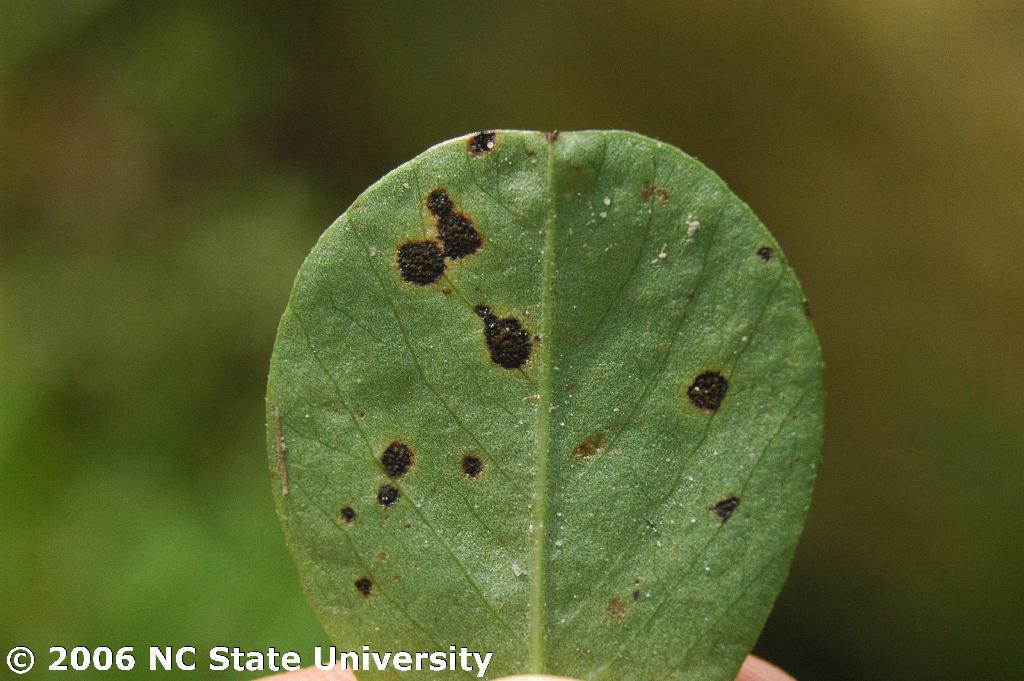
%> input picture leaf code new/Input/1.JPG, 1024 x 681 px
$ octave M_Run.m   (GNU Octave 9; MATLAB toolbox functions it lacks are replaced by stand-ins)
%> lines starting %> are read from the running program, lines starting %| are printed output that depends on the picture; in (x1, y1, x2, y2) boxes, pixels count from 0 and x2, y2 are one past the last pixel; in counts of white or black regions, pixels touching at a corner belong together; the program's own positions count from 1
### leaf code new/w_feat.m
function Tfeat = w_feat(inp)

[LL LH HL HH] = dwt2(inp,'db1');

aa = [LL LH;HL HH];

% % % % 2nd level decomp
[LL1 LH1 HL1 HH1] = dwt2(LL,'db1');

% aa1 = [LL1 LH1;HL1 HH1];

% % % 3rd level Decomp

[LL2 LH2 HL2 HH2] = dwt2(LL1,'db1');

% % % 4th level Decomp

[LL3 LH3 HL3 HH3] = dwt2(LL2,'db1');

aa1 = [LL3 LH3;HL3 HH3];

aa2 = [aa1 LH2;HL2 HH2];

aa3 = [aa2 LH1;HL1 HH1];

aa4  = [aa3 LH;HL HH];

% figure('Name','4 Level Wavelet Decomposition')
% imshow(aa4,[]);

% % % Select the wavelet coefficients only LH3 and HL3
% % % GLCM features for LH3
LH3 = uint8(LH3);
Min_val = min(min(LH3));
Max_val = max(max(LH3));
level = round(Max_val - Min_val);
GLCM = graycomatrix(LH3,'GrayLimits',[Min_val Max_val],'NumLevels',level);
stat_feature = graycoprops(GLCM);
Energy_fet1 = stat_feature.Energy;
Contr_fet1 = stat_feature.Contrast;
Corrla_fet1 = stat_feature.Correlation;
Homogen_fet1 = stat_feature.Homogeneity;
% % % % % Entropy
        R = sum(sum(GLCM));
        Norm_GLCM_region = GLCM/R;

        Ent_int = 0;
        for k = 1:length(GLCM)^2
            if Norm_GLCM_region(k)~=0
                Ent_int = Ent_int + Norm_GLCM_region(k)*log2(Norm_GLCM_region(k));
            end
        end
        Entropy_fet1 = -Ent_int;
%%% Hl3
HL3 = uint8(HL3);
Min_val = min(min(HL3));
Max_val = max(max(HL3));
level = round(Max_val - Min_val);
GLCM = graycomatrix(HL3,'GrayLimits',[Min_val Max_val],'NumLevels',level);
stat_feature = graycoprops(GLCM);
Energy_fet2 = stat_feature.Energy;
Contr_fet2 = stat_feature.Contrast;
Corrla_fet2= stat_feature.Correlation;
Homogen_fet2 = stat_feature.Homogeneity;
% % % % % Entropy
        R = sum(sum(GLCM));
        Norm_GLCM_region = GLCM/R;

        Ent_int = 0;
        for k = 1:length(GLCM)^2
            if Norm_GLCM_region(k)~=0
                Ent_int = Ent_int + Norm_GLCM_region(k)*log2(Norm_GLCM_region(k));
            end
        end
% % % % % % Ent_int = entropy(GLCM);
        Entropy_fet2 = -Ent_int;

% % % % % Feature Sets

F1 = [Energy_fet1 Contr_fet1 Corrla_fet1 Homogen_fet1 Entropy_fet1];
F2 = [Energy_fet2 Contr_fet2 Corrla_fet2 Homogen_fet2 Entropy_fet2];

Tfeat = [F1 F2]';

### leaf code new/Lclustering.m
function [AA1, AA2, AA3, AA4] = Lclustering(Input)

[r c] = size(Input);
Length  = r*c;
wd1=r;
wd2=c;

Dataset = reshape(Input,[Length,1]);   %%%%%Reshape 2D Image to 1D Vectors

Clusters=4;       %%%%%Number of Clusters Initialization
Cluster1=zeros(Length,1);
Cluster2=zeros(Length,1);
Cluster3=zeros(Length,1);
Cluster4=zeros(Length,1);

miniv = min(min(Input));
maxiv = max(max(Input));
range = maxiv - miniv;
stepv = range/Clusters;
incrval = stepv;

for i = 1:Clusters            %%%%Find the centroids to each Clusters
    K(i).centroid = incrval;
    incrval = incrval + stepv;
end

update1=0;
update2=0;
update3=0;
update4=0;

mean1=2;
mean2=2;
mean3=2;
mean4=2;

while  ((mean1 ~= update1) && (mean2 ~= update2) && (mean3 ~= update3) && (mean4 ~= update4))
% while  ((mean1 ~= update1) && (mean2 ~= update2))
mean1=K(1).centroid;
mean2=K(2).centroid;
mean3=K(3).centroid;
mean4=K(4).centroid;

for i=1:Length                     %%%%%%Find the distance between Each Pixel and Centroids
    for j = 1:Clusters
        temp = Dataset(i);
        difference(j) = abs(temp-K(j).centroid);
    end
    [y,ind]=min(difference);     %%%%Group Pixels to Each Cluster Based on Minimum Distance

	if ind==1
        Cluster1(i)   =temp;
	end
    if ind==2
        Cluster2(i)   =temp;
    end
    if ind==3
        Cluster3(i)   =temp;
    end
    if ind==4
        Cluster4(i)   =temp;
    end
end

%%%%%UPDATE CENTROIDS
cout1=0;
cout2=0;
cout3=0;
cout4=0;

for i=1:Length
    Load1=Cluster1(i);
    Load2=Cluster2(i);
    Load3=Cluster3(i);
    Load4=Cluster4(i);

    if Load1 ~= 0
        cout1=cout1+1;
    end

    if Load2 ~= 0
        cout2=cout2+1;
    end

    if Load3 ~= 0
        cout3=cout3+1;
    end

    if Load4 ~= 0
        cout4=cout4+1;
    end
end

Mean_Cluster(1)=sum(Cluster1)/cout1;
Mean_Cluster(2)=sum(Cluster2)/cout2;
Mean_Cluster(3)=sum(Cluster3)/cout3;
Mean_Cluster(4)=sum(Cluster4)/cout4;

for i = 1:Clusters
    K(i).centroid = Mean_Cluster(i);

end

update1=K(1).centroid;
update2=K(2).centroid;
update3=K(3).centroid;
update4=K(4).centroid;
end

AA1=reshape(Cluster1,[wd1 wd2]);
AA2=reshape(Cluster2,[wd1 wd2]);
AA3=reshape(Cluster3,[wd1 wd2]);
AA4=reshape(Cluster4,[wd1 wd2]);

return;

### leaf code new/M_Run.m
clc;
clear all;
close all;

cd Input
    [filename, pathname] = uigetfile('*.jpg;*.bmp', 'Pick an Image file');
%> the answer given: 1.JPG
if isequal(filename,0) || isequal(pathname,0)
    warndlg('User pressed cancel');
    return;
else
    disp(['User selected ', fullfile(pathname, filename)]);
    inp = imread(filename);
%> inp is the input picture: size 681x1024x3 uint8; mean R, G, B 85.5, 94.4, 43.1
    inp=imresize(inp,[256 256]);
%> inp: size 256x256x3 uint8
    [r c p] = size(inp);
%> r = 256; c = 256; p = 3
cd ..
if p==3
    hh = rgb2hsv(inp);
%> hh: size 256x256x3 double; mean H, S, V 0.192, 0.58, 0.38
else
    hh = im;
end
figure;
imshow(inp);title('Test Image');
figure;
imshow(hh,[]);title('HSV Image');
end
%%% Plane Separation %%%
Rch = inp(:,:,1);
Gch = inp(:,:,2);
Bch = inp(:,:,3);

figure;
subplot(1,3,1); imshow(Rch);title('red channel');
subplot(1,3,2); imshow(Gch);title('green channel');
subplot(1,3,3); imshow(Bch);title('blue channel');
inp22=im2bw(inp);
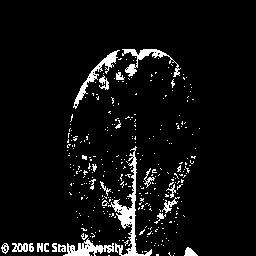
%> inp22: size 256x256 logical; 5.9% white; 322 white regions (298 under 20 px), largest, box (x1, y1, x2, y2) and area: (108, 146, 152, 256) 870, (73, 50, 120, 109) 433, (122, 49, 181, 77) 422
figure;
imshow(inp22);
title('Segmentation Image');

inp22=double(inp22);

boundary = bwboundaries(inp22);
%> boundary = 389 boundaries; largest, box (x1, y1, x2, y2) and points: (108, 146, 152, 256) 458, (122, 49, 181, 77) 246, (73, 50, 120, 109) 212, (63, 238, 114, 256) 178, (162, 197, 180, 213) 73
figure;
imtool(inp); title('Abnormal  Localization');
hold on;
 for ii=1:1:length(boundary)
       btemp = boundary{ii};
       plot(btemp(:,2),btemp(:,1),'r','LineWidth',2);
   end
%> this loop made 389 passes
%> btemp on passes 11, 13, 15: [151 68; 151 68], [156 69; 156 70; 156 69], [154 70; 154 70]
hold off;

%%% Feature Extraction %%%
%%% Color Features %%%
h = hh(:,:,1);
s = hh(:,:,2);
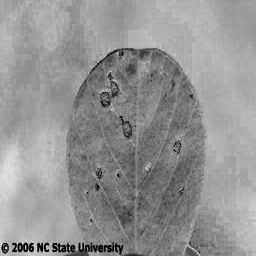
%> s: size 256x256 double; min 0, max 0.936, mean 0.58
h = double(h);s = double(s);

%%%%%% Mean and Covariance features
HMn = mean(mean(h));
%> HMn = 0.192
SMn = mean(mean(s));
%> SMn = 0.58
HCv = sum(sum(cov(h)))./length(h).^2;
%> HCv = 0.000544
SCv = sum(sum(cov(s)))./length(s).^2;
%> SCv = 0.00214
F1 = [HMn SMn HCv SCv];
%> F1 = [0.192 0.58 0.000544 0.00214]

%%% Texture Features %%%
gim = rgb2gray(inp);
featt = w_feat(gim);
%> in w_feat, `[LL1 LH1 HL1 HH1] = dwt2(LL,'db1');`:
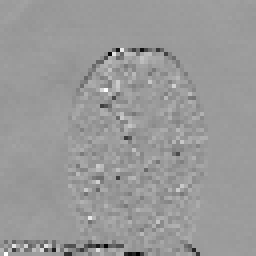
%> LH1: size 64x64 double (shown 4 times larger); min -187, max 121.3, mean -1.3; drawn with min black and max white
%> in w_feat, `[LL1 LH1 HL1 HH1] = dwt2(LL,'db1');`:
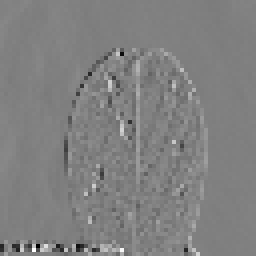
%> HL1: size 64x64 double (shown 4 times larger); min -216, max 212, mean 0.1; drawn with min black and max white
%> in w_feat, `[LL1 LH1 HL1 HH1] = dwt2(LL,'db1');`:
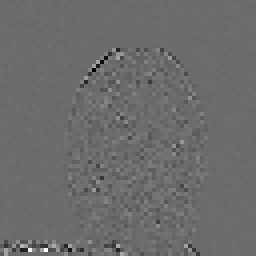
%> HH1: size 64x64 double (shown 4 times larger); min -124.2, max 169.3, mean -0.1; drawn with min black and max white
%> in w_feat, `aa3 = [aa2 LH1;HL1 HH1];`:
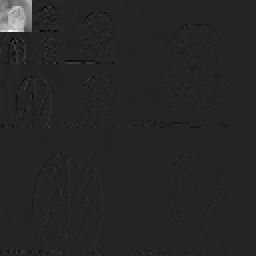
%> aa3: size 128x128 double (shown 2 times larger); min -433.9, max 2611, mean 21; drawn with min black and max white
%> in w_feat, `Min_val = min(min(LH3));`: Min_val = 0
%> in w_feat, `Max_val = max(max(LH3));`: Max_val = 249
%> in w_feat, `GLCM = graycomatrix(LH3,'GrayLimits',[Min_val Max_val],'NumLevels',lev..`:
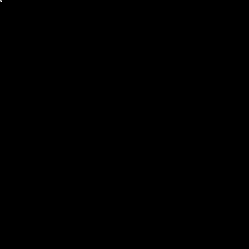
%> GLCM: size 249x249 double; min 0, max 88, mean 0; drawn with min black and max white
%> in w_feat, `stat_feature = graycoprops(GLCM);`: stat_feature = {Contrast 0.342, Correlation 0.314, Energy 0.278, Homogeneity 0.829}
%> in w_feat, `Energy_fet1 = stat_feature.Energy;`: Energy_fet1 = 0.278
%> in w_feat, `Contr_fet1 = stat_feature.Contrast;`: Contr_fet1 = 0.342
%> in w_feat, `Corrla_fet1 = stat_feature.Correlation;`: Corrla_fet1 = 0.314
%> in w_feat, `Homogen_fet1 = stat_feature.Homogeneity;`: Homogen_fet1 = 0.829
%> in w_feat, `R = sum(sum(GLCM));`: R = 240
%> the loop in w_feat, `for k = 1:length(GLCM)^2` made 62001 passes
%> Ent_int on passes 1 to 2: -0.518, -0.939
%> after the loop in w_feat, `for k = 1:length(GLCM)^2`: Ent_int = -1.92
%> in w_feat, `Entropy_fet1 = -Ent_int;`: Entropy_fet1 = 1.92
%> in w_feat, `Max_val = max(max(HL3));`: Max_val = 255
%> in w_feat, `stat_feature = graycoprops(GLCM);`: stat_feature = {Contrast 0.45, Correlation 0.0719, Energy 0.268, Homogeneity 0.775}
%> in w_feat, `Energy_fet2 = stat_feature.Energy;`: Energy_fet2 = 0.268
%> in w_feat, `Contr_fet2 = stat_feature.Contrast;`: Contr_fet2 = 0.45
%> in w_feat, `Corrla_fet2= stat_feature.Correlation;`: Corrla_fet2 = 0.0719
%> in w_feat, `Homogen_fet2 = stat_feature.Homogeneity;`: Homogen_fet2 = 0.775
%> the loop in w_feat, `for k = 1:length(GLCM)^2` made 65025 passes
%> Ent_int on passes 1 to 2: -0.531, -1.02
%> after the loop in w_feat, `for k = 1:length(GLCM)^2`: Ent_int = -1.95
%> in w_feat, `Entropy_fet2 = -Ent_int;`: Entropy_fet2 = 1.95
%> in w_feat, `F1 = [Energy_fet1 Contr_fet1 Corrla_fet1 Homogen_fet1 Entropy_fet1];`: F1 = [0.278 0.342 0.314 0.829 1.92]
%> in w_feat, `F2 = [Energy_fet2 Contr_fet2 Corrla_fet2 Homogen_fet2 Entropy_fet2];`: F2 = [0.268 0.45 0.0719 0.775 1.95]
%> in w_feat, `Tfeat = [F1 F2]';`: Tfeat = [0.278; 0.342; 0.314; 0.829; 1.92; 0.268; 0.45; 0.0719; 0.775; 1.95]
%> featt has the same summary as Tfeat in w_feat
F2 = featt';
%> F2 = [0.278 0.342 0.314 0.829 1.92 0.268 0.45 0.0719 0.775 1.95]

%%% Gemotrical features
%%% segmentation %%%
[AA1, AA2, AA3, AA4] = Lclustering(gim);
%> in Lclustering, `miniv = min(min(Input));`: miniv = 19
%> in Lclustering, `maxiv = max(max(Input));`: maxiv = 255
%> in Lclustering, `range = maxiv - miniv;`: range = 236
%> in Lclustering, `stepv = range/Clusters;`: stepv = 59
%> the loop in Lclustering, `for i = 1:Clusters` made 4 passes
%> incrval on passes 1 to 4: 118, 177, 236, 255
%> after the loop in Lclustering, `for i = 1:Clusters`: K = 4 items; centroid: 59, 118, 177, 236
%> (the run ends here)
